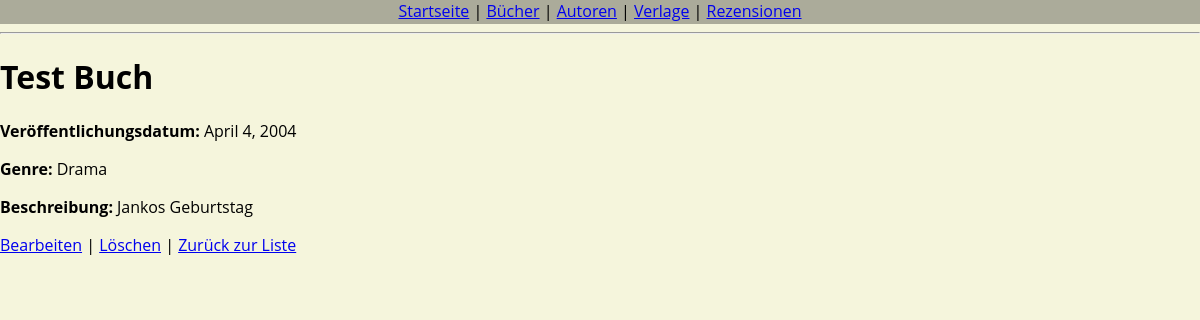
Page /books/8/ on the committed database.
### library/models.py (models this page shows, shortened)
class BookItem(models.Model):
    Titel = models.CharField(max_length=200)
    Author = models.ForeignKey(
        Author,
        on_delete=models.CASCADE,
        related_name="books"
    )
    Veröffentlichungsdatum = models.DateField(default=date.today)
    Genre = models.CharField(max_length=100, blank=True)
    Beschreibung = models.TextField(blank=True)

### library/views.py (the view)
# urls.py: path("books/<int:pk>/", views.BookDetailView.as_view(), name="book_detail"),
class BookDetailView(DetailView):
    model = BookItem
    template_name = "library/book/book_detail.html"

### library/templates/library/book/book_detail.html
{% extends "library/base.html" %}
{% block content %}
  <h1>{{ object.Titel }}</h1>
  <p><strong>Veröffentlichungsdatum:</strong> {{ object.Veröffentlichungsdatum }}</p>
  <p><strong>Genre:</strong> {{ object.Genre }}</p>
  <p><strong>Beschreibung:</strong> {{ object.Beschreibung }}</p>
  <p>
    <a href="{% url 'book_update' object.pk %}">Bearbeiten</a> |
    <a href="{% url 'book_delete' object.pk %}">Löschen</a> |
    <a href="{% url 'book_list' %}">Zurück zur Liste</a>
  </p>
{% endblock %}

### library/templates/library/base.html (style rules this page uses)
body { font-family: 'Open Sans', sans-serif; background-color: beige; margin: 0; }

### rows in the picture
BookItem: Titel "Test Buch", Veröffentlichungsdatum "April 4, 2004", Genre "Drama", Beschreibung "Jankos Geburtstag"
